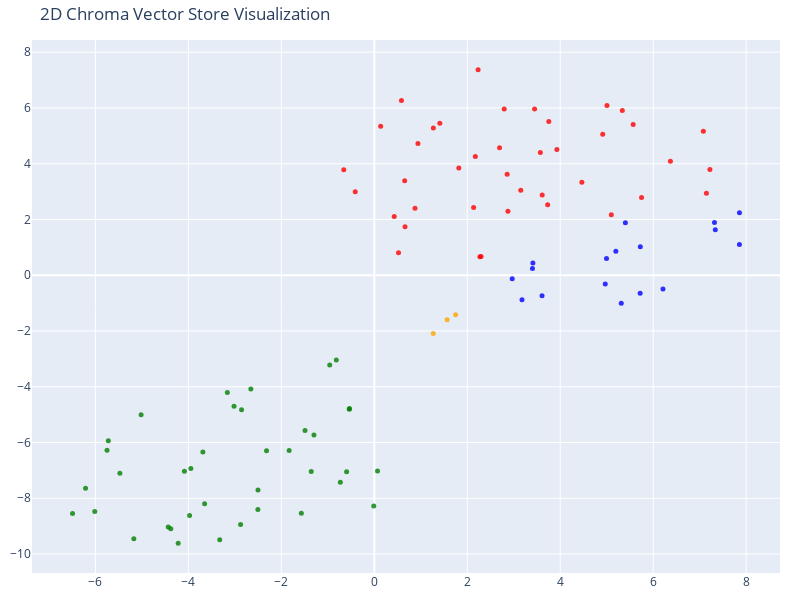

Notebook source saved alongside this figure:
### Code cell
# We humans find it easier to visalize things in 2D!
# Reduce the dimensionality of the vectors to 2D using t-SNE
# (t-distributed stochastic neighbor embedding)

tsne = TSNE(n_components=2, random_state=42)
reduced_vectors = tsne.fit_transform(vectors)

# Create the 2D scatter plot
fig = go.Figure(data=[go.Scatter(
    x=reduced_vectors[:, 0],
    y=reduced_vectors[:, 1],
    mode='markers',
    marker=dict(size=5, color=colors, opacity=0.8),
    text=[f"Type: {t}<br>Text: {d[:100]}..." for t, d in zip(doc_types, documents)],
    hoverinfo='text'
)])

fig.update_layout(
    title='2D Chroma Vector Store Visualization',
    scene=dict(xaxis_title='x',yaxis_title='y'),
    width=800,
    height=600,
    margin=dict(r=20, b=10, l=10, t=40)
)

fig.show()

### Figure 1 — Plotly figure (JSON) as saved in the notebook; plotly's stock layout.template omitted (floating-point values rounded to 4 significant figures)
{"data": [{"hoverinfo": "text", "marker": {"color": ["orange", "orange", "orange", "red", "red", "red", "red", "red", "red", "red", "red", "red", "red", "red", "red", "red", "red", "red", "red", "red", "red", "red", "red", "red", "red", "red", "red", "red", "red", "red", "red", "red", "red", "red", "red", "red", "red", "red", "red", "red", "red", "red", "red", "green", "green", "green", "green", "green", "green", "green", "green", "green", "green", "green", "green", "green", "green", "green", "green", "green", "green", "green", "green", "green", "green", "green", "green", "green", "green", "green", "green", "green", "green", "green", "green", "green", "green", "green", "green", "green", "green", "blue", "blue", "blue", "blue", "blue", "blue", "blue", "blue", "blue", "blue", "blue", "blue", "blue", "blue", "blue", "blue", "blue"], "opacity": 0.8, "size": 5}, "mode": "markers", "text": ["Type: company<br>Text: # About Insurellm\n\nInsurellm was founded by Avery Lancaster in 2015 as an insurance tech startup des...", "Type: company<br>Text: # Careers at Insurellm\n\nInsurellm is hiring! We are looking for talented software engineers, data sc...", "Type: company<br>Text: # Overview of Insurellm\n\nInsurellm is an innovative insurance tech firm with 200 employees across th...", "Type: contracts<br>Text: # Contract with Apex Reinsurance for Rellm: AI-Powered Enterprise Reinsurance Solution\n\n## Terms\n\n1....", "Type: contracts<br>Text: ## Renewal\n\n1. **Automatic Renewal**: This Agreement will automatically renew for successive one-yea...", "Type: contracts<br>Text: 4. **Regulatory Compliance**: The solution will include compliance tracking features to assist the C...", "Type: contracts<br>Text: 4. **Escalation Protocol**: Issues that cannot be resolved at the first level of support will be esc...", "Type: contracts<br>Text: # Contract with Belvedere Insurance for Markellm\n\n## Terms\nThis Contract (\"Agreement\") is made and e...", "Type: contracts<br>Text: ## Features\n1. **AI-Powered Matching**: Belvedere Insurance will benefit from Markellm's AI-powered ...", "Type: contracts<br>Text: ## Support\n1. **Technical Support**: Technical support will be available from 9 AM to 7 PM EST, Mond...", "Type: contracts<br>Text: # Contract with BrightWay Solutions for Markellm\n\n**Contract Date:** October 5, 2023  \n**Contract ID...", "Type: contracts<br>Text: 2. **Review Period:**  \n   Both parties will enter a review period each year, during which they will...", "Type: contracts<br>Text: ### Support\n1. **Dedicated Customer Support:**  \n   BrightWay Solutions will have access to a dedica...", "Type: contracts<br>Text: # Contract with EverGuard Insurance for Rellm: AI-Powered Enterprise Reinsurance Solution\n\n**Contrac...", "Type: contracts<br>Text: ## Renewal\n\n1. **Automatic Renewal**: This contract will automatically renew for successive one-year...", "Type: contracts<br>Text: 4. **Client Portal Access**: EverGuard Insurance will have access to both client and broker portals,...", "Type: contracts<br>Text: ---\n\n**Signatures**  \n**For Insurellm**: __________________________  \n**Name**: John Smith  \n**Title...", "Type: contracts<br>Text: # Contract with GreenField Holdings for Markellm\n\n**Effective Date:** November 15, 2023  \n**Contract...", "Type: contracts<br>Text: ## Features\n1. **AI-Powered Matching**: Access to advanced algorithms that connect GreenField Holdin...", "Type: contracts<br>Text: ## Pricing\n- **Basic Listing Fee**: GreenField Holdings agrees to pay a monthly fee of $199 for a fe...", "Type: contracts<br>Text: # Contract with Greenstone Insurance for Homellm\n\n---\n\n## Terms\n\n1. **Parties**: This Contract (\"Agr...", "Type: contracts<br>Text: 5. **Customization**: Any additional customization requests outside the standard offerings will requ...", "Type: contracts<br>Text: - **Instant Claim Processing**: Claims submitted by the Customer's clients will be processed through...", "Type: contracts<br>Text: 3. **Updates and Improvements**: Customer will receive all software updates and feature enhancements...", "Type: contracts<br>Text: # Contract with GreenValley Insurance for Homellm\n\n**Contract Date:** October 6, 2023  \n**Contract N...", "Type: contracts<br>Text: ---\n\n## Renewal\n\nUnless either party provides a written notice of termination at least 30 days prior...", "Type: contracts<br>Text: ---\n\n## Support\n\nInsurellm commits to providing comprehensive support to GreenValley Insurance, whic...", "Type: contracts<br>Text: # Contract with Pinnacle Insurance Co. for Homellm\n\n## Terms\nThis contract (\"Contract\") is entered i...", "Type: contracts<br>Text: ## Renewal\n1. **Renewal Terms**: At the end of the initial term, this Contract shall automatically r...", "Type: contracts<br>Text: ## Features\n1. **AI-Powered Risk Assessment**: Utilized for tailored underwriting decisions specific...", "Type: contracts<br>Text: ## Support\n1. **Technical Support**: Insurellm shall provide 24/7 technical support via an email and...", "Type: contracts<br>Text: # Contract with Roadway Insurance Inc. for Carllm\n\n---\n\n## Terms\n\n1. **Agreement Effective Date**: T...", "Type: contracts<br>Text: ---\n\n## Features\n\n1. **Access to Core Features**: Roadway Insurance Inc. will have access to all Pro...", "Type: contracts<br>Text: ---\n\n*This contract outlines the terms of the relationship between Insurellm and Roadway Insurance I...", "Type: contracts<br>Text: # Contract with Stellar Insurance Co. for Rellm\n\n## Terms\nThis contract is made between **Insurellm*...", "Type: contracts<br>Text: ## Renewal\nThis contract will renew automatically for additional 12-month terms unless written notic...", "Type: contracts<br>Text: ## Support\nInsurellm provides Stellar Insurance Co. with the following support services:\n\n- **24/7 T...", "Type: contracts<br>Text: # Contract with TechDrive Insurance for Carllm\n\n**Contract Date:** October 1, 2024  \n**Contract Dura...", "Type: contracts<br>Text: ## Features\n\n1. **Included Features**: Under the Professional Tier, TechDrive Insurance will have ac...", "Type: contracts<br>Text: ---\n\n**Signatures:**\n\n**Insurellm Representative:**  \nName: John Smith  \nTitle: Account Manager  \nDa...", "Type: contracts<br>Text: # Contract with Velocity Auto Solutions for Carllm\n\n**Contract Date:** October 1, 2023  \n**Contract ...", "Type: contracts<br>Text: ## Renewal\n\n1. **Automatic Renewal**: This contract will automatically renew for successive 12-month...", "Type: contracts<br>Text: ## Support\n\n1. **Customer Support**: Velocity Auto Solutions will have access to Insurellm’s custome...", "Type: employees<br>Text: # HR Record\n\n# Alex Chen\n\n## Summary\n- **Date of Birth:** March 15, 1990  \n- **Job Title:** Backend ...", "Type: employees<br>Text: - **2021:**  \n  - Achieved a 95% success rate in project delivery timelines.  \n  - Awarded \"Rising S...", "Type: employees<br>Text: ## Other HR Notes\n- Participates regularly in Insurellm's Diversity & Inclusion initiatives, champio...", "Type: employees<br>Text: # HR Record\n\n# Alex Harper\n\n## Summary\n- **Date of Birth**: March 15, 1993  \n- **Job Title**: Sales ...", "Type: employees<br>Text: - **2022**:  \n  - **Performance Rating**: 4.8/5  \n  - **Key Achievements**: Awarded \"SDR of the Year...", "Type: employees<br>Text: - **Awards**:  \n  - Insurellm \"SDR of the Year\" Award (2022)  \n  - Monthly MVP Recognition (3 times ...", "Type: employees<br>Text: # HR Record\n\n# Alex Thomson\n\n## Summary\n- **Date of Birth:** March 15, 1995  \n- **Job Title:** Sales...", "Type: employees<br>Text: ### Highlights:\n- Consistently maintained a 30-minute response time to inbound leads.\n- Successfully...", "Type: employees<br>Text: --- \n**Comment:** Alex Thomson is considered a cornerstone of Insurellm’s sales team and has a brigh...", "Type: employees<br>Text: # Avery Lancaster\n\n## Summary\n- **Date of Birth**: March 15, 1985  \n- **Job Title**: Co-Founder & Ch...", "Type: employees<br>Text: ## Annual Performance History\n- **2015**: **Exceeds Expectations**  \n  Avery’s leadership during Ins...", "Type: employees<br>Text: - **2021**: **Exceptional**  \n  Avery's decisive transition to remote work and rapid adoption of dig...", "Type: employees<br>Text: ## Other HR Notes\n- **Professional Development**: Avery has actively participated in leadership trai...", "Type: employees<br>Text: # HR Record\n\n# Emily Carter\n\n## Summary\n- **Date of Birth:** August 12, 1990  \n- **Job Title:** Acco...", "Type: employees<br>Text: ## Annual Performance History\n| Year | Performance Rating | Key Highlights |\n|------|---------------...", "Type: employees<br>Text: ## Other HR Notes\n- **Professional Development:** Emily is currently enrolled in a leadership traini...", "Type: employees<br>Text: # HR Record\n\n# Emily Tran\n\n## Summary\n- **Date of Birth:** March 18, 1991  \n- **Job Title:** Digital...", "Type: employees<br>Text: ---\n\n## Annual Performance History\n- **2023**:  \n  - Performance Rating: Exceeds Expectations  \n  - ...", "Type: employees<br>Text: ---\n\n## Other HR Notes\n- **Training Completed**:  \n  - Advanced Digital Marketing Workshop (2021)  \n...", "Type: employees<br>Text: # HR Record\n\n# Jordan Blake\n\n## Summary\n- **Date of Birth:** March 15, 1993  \n- **Job Title:** Sales...", "Type: employees<br>Text: ## Compensation History\n- **2021-06:** Starting Salary: $50,000  \n- **2022-04:** Merit-based increas...", "Type: employees<br>Text: # HR Record\n\n# Jordan K. Bishop\n\n## Summary\n- **Date of Birth:** March 15, 1990\n- **Job Title:** Fro...", "Type: employees<br>Text: ## Annual Performance History\n- **2019:** Exceeds Expectations - Continuously delivered high-quality...", "Type: employees<br>Text: ## Compensation History\n- **June 2018:** Starting Salary - $85,000\n- **June 2019:** Salary Increase ...", "Type: employees<br>Text: # HR Record\n\n# Maxine Thompson\n\n## Summary\n- **Date of Birth:** January 15, 1991  \n- **Job Title:** ...", "Type: employees<br>Text: ## Insurellm Career Progression\n- **January 2017 - October 2018**: **Junior Data Engineer**  \n  * Ma...", "Type: employees<br>Text: ## Annual Performance History\n- **2017**: *Meets Expectations*  \n  Maxine showed potential in her ro...", "Type: employees<br>Text: - **2022**: *Outstanding*  \n  Maxine continued her upward trajectory, successfully implementing mach...", "Type: employees<br>Text: ## Other HR Notes\n- Maxine participated in various company-sponsored trainings related to big data t...", "Type: employees<br>Text: # HR Record\n\n# Oliver Spencer\n\n## Summary\n- **Date of Birth**: May 14, 1990  \n- **Job Title**: Backe...", "Type: employees<br>Text: ## Annual Performance History\n- **2018**: **3/5** - Adaptable team player but still learning to take...", "Type: employees<br>Text: ## Other HR Notes\n- Oliver enjoys a strong rapport with team members and is known for organizing reg...", "Type: employees<br>Text: # Samantha Greene\n\n## Summary\n- **Date of Birth:** October 14, 1990\n- **Job Title:** HR Generalist\n-...", "Type: employees<br>Text: - **2021:** Meets Expectations  \n  While proficient in her new role, Samantha Greene struggled with ...", "Type: employees<br>Text: - **2022:** Base Salary - $65,000  \n  No increase as a result of performance concerns; however, Sama...", "Type: employees<br>Text: # HR Record\n\n# Samuel Trenton\n\n## Summary\n- **Date of Birth:** April 12, 1989  \n- **Job Title:** Sen...", "Type: employees<br>Text: ## Annual Performance History\n- **2023:** Rating: 4.5/5  \n  *Samuel exceeded expectations, successfu...", "Type: employees<br>Text: - **2021:** Base Salary: $105,000 + Bonus: $12,000  \n  *Merit-based increase, reflecting consistent ...", "Type: products<br>Text: # Product Summary\n\n# Carllm\n\n## Summary\n\nCarllm is an innovative auto insurance product developed by...", "Type: products<br>Text: - **Customizable Coverage Plans**: Carllm allows insurers to create flexible and tailored insurance ...", "Type: products<br>Text: - **Automated Customer Support**: Leveraging AI chatbots, Carllm offers 24/7 customer support, helpi...", "Type: products<br>Text: ## 2025-2026 Roadmap\n\nIn our commitment to continuous improvement and innovation, Insurellm has outl...", "Type: products<br>Text: ### 2026: Scaling and Partnerships\n- Increase partnerships with automakers for integrated insurance ...", "Type: products<br>Text: # Product Summary\n\n# Homellm\n\n## Summary\nHomellm is an innovative home insurance product developed b...", "Type: products<br>Text: ### 3. Instant Claim Processing\nThe AI-driven claims management system in Homellm automates the enti...", "Type: products<br>Text: ## Pricing\nAt Insurellm, we believe in providing value without compromising quality. The pricing for...", "Type: products<br>Text: All tiers include a comprehensive training program and ongoing updates to ensure optimal performance...", "Type: products<br>Text: # Product Summary\n\n# Markellm\n\n## Summary\n\nMarkellm is an innovative two-sided marketplace designed ...", "Type: products<br>Text: - **Real-Time Quotes**: Consumers can receive real-time quotes from different insurance companies, e...", "Type: products<br>Text: ### For Consumers:\n- **Free Membership**: Access to the marketplace at no cost, allowing unlimited b...", "Type: products<br>Text: ### Q3 2025\n- Initiate a comprehensive marketing campaign targeting both consumers and insurers to i...", "Type: products<br>Text: # Product Summary\n\n# Rellm: AI-Powered Enterprise Reinsurance Solution\n\n## Summary\n\nRellm is an inno...", "Type: products<br>Text: ### Risk Assessment Module\nThe comprehensive risk assessment module within Rellm allows insurers to ...", "Type: products<br>Text: ## Pricing\n\nInsurellm offers flexible pricing plans for Rellm to cater to various business needs:\n\n-...", "Type: products<br>Text: - **Q3 2026**: \n  - Release of a community platform for Rellm users to exchange insights, tips, and ..."], "type": "scatter", "x": [1.567, 1.268, 1.749, 3.928, 3.612, 2.233, 0.584, 5.569, 7.145, 1.41, 5.335, 6.37, 5.006, 3.572, 3.151, 1.818, -0.6566, 4.914, 7.22, 7.079, 3.754, 3.729, 5.099, 0.1373, 3.448, 4.465, 0.9388, 2.795, 2.137, 5.749, 1.27, 0.6615, 2.297, 0.5214, 2.694, 2.858, 2.173, 0.4287, 2.271, -0.41, 0.8758, 2.874, 0.6538, -1.298, -4.378, -0.5339, -0.5955, -2.876, 0.07023, -0.7307, -1.57, -0.01173, -0.8171, -6.492, -5.173, -0.9589, -2.856, -4.219, -2.655, -3.018, -3.325, -3.162, -1.357, -2.504, -1.832, -6.014, -2.502, -5.016, -5.749, -6.212, -5.473, -5.722, -1.49, -4.433, -0.5378, -3.688, -4.085, -3.946, -2.318, -3.973, -3.65, 2.967, 3.412, 3.402, 3.609, 3.177, 5.723, 5.401, 4.996, 5.196, 7.335, 7.318, 7.856, 7.855, 5.719, 6.21, 4.969, 5.313], "y": [-1.594, -2.091, -1.417, 4.513, 2.873, 7.368, 6.265, 5.401, 2.936, 5.449, 5.905, 4.087, 6.085, 4.398, 3.049, 3.846, 3.78, 5.058, 3.795, 5.165, 5.515, 2.526, 2.164, 5.347, 5.963, 3.331, 4.72, 5.958, 2.426, 2.783, 5.277, 1.735, 0.673, 0.8061, 4.575, 3.622, 4.261, 2.103, 0.6651, 2.991, 2.401, 2.298, 3.391, -5.733, -9.093, -4.778, -7.044, -8.939, -7.019, -7.421, -8.538, -8.274, -3.039, -8.543, -9.452, -3.216, -4.829, -9.612, -4.085, -4.699, -9.485, -4.206, -7.043, -8.406, -6.282, -8.477, -7.699, -5.005, -6.276, -7.645, -7.102, -5.94, -5.567, -9.032, -4.809, -6.344, -7.03, -6.934, -6.294, -8.616, -8.197, -0.131, 0.4424, 0.2451, -0.7337, -0.8784, 1.022, 1.881, 0.6017, 0.8575, 1.627, 1.891, 2.244, 1.104, -0.6469, -0.4905, -0.3173, -1.004]}], "layout": {"height": 600, "margin": {"b": 10, "l": 10, "r": 20, "t": 40}, "scene": {"xaxis": {"title": {"text": "x"}}, "yaxis": {"title": {"text": "y"}}}, "title": {"text": "2D Chroma Vector Store Visualization"}, "width": 800}}
